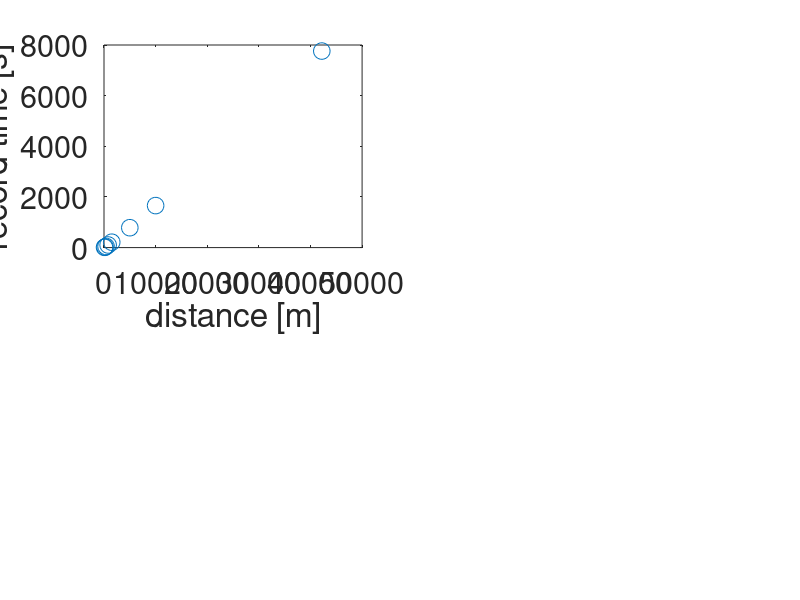

Write MATLAB code to recreate this figure. (Note: this script raises an error after producing the figure.)
% MCEN 3030
% Spring 2020
% regresssion of distances vs record times
clear all; clc; close all

% distances [m]
x = [100,200,400,800,1500,5000,10000,42195]';

% Olympic record times (as of 1985) [s]
y = [9.9, 19.8, 43.8, 103, 212.5, 785.6, 1658.4, 7761]';

% plot data
subplot(2,2,1)
plot(x,y,'o','MarkerSize',12)
xlabel('distance [m]')
ylabel('record time [s]')
set(gca,'FontSize',22)

% what is slope of linear fit of time as a function of distance?
% (a)  -64.7299         (c) 0.1826
% (b)    0.1846         (d) other

% Build design matrix (Vandermonde matrix)
%X = ?

% solve for regression coefficients
%a = ?

% estimate values
% f = 

% plot estimates on top of data
hold on
plot(x,f,'-')
legend('data','regression','Location','NorthWest')


% what would record time be for a 30 km race?
% (a) 5.4732e+03
% (b) 5.5379e+03
% (c) 6000
% (d) other

% residuals



%  R^2  (Eq 17.10)



% uncertainty (standard devations) for regression coefficients
% Eq 17.27 (standard deviation = sqrt(variance)
% DOF   = length(x) - length(a);
% s_yx  = sqrt( Sr/DOF );
% Cov_a = s_yx^2 * inv( X'*X );
% a_std = sqrt( diag(Cov_a) );

% confidence intervals for regression coefficients
% at the alpha % level, Eqs 17.29 and 30
% alpha    = 0.95;
% t_crt   = abs(tinv((1-alpha)/2,DOF));
% a_upper = a + t_crt.*a_std;
% a_lower = a - t_crt.*a_std;

% p-values for null hypothesis that regression coefficients are zero
% t    = (a - 0) ./ a_std;
% pval = (1-tcdf(abs(t),DOF))*2;

% % display results
% fprintf(' i     a(i)        std dev      %2.0f%% lower    %2.0f%% upper    p-value \n', alpha*100, alpha*100)
% for i = 1:length(a)
%     
%     fprintf(' %i %12.4g %12.4g %12.4g %12.4g %12.4g  \n', i, a(i), a_std(i), a_lower(i), a_upper(i), pval(i) )
%     
% end



% which of the following is an indication that the linear regression
% model of y = a1 + a2*x is not a good model? 
% (a) The value of a(1)
% (b) The value of R2
% (c) The standard deviation of a(1)
% (d) The confidence interval for a(1)
% (e) the pvalue of a(1) 
